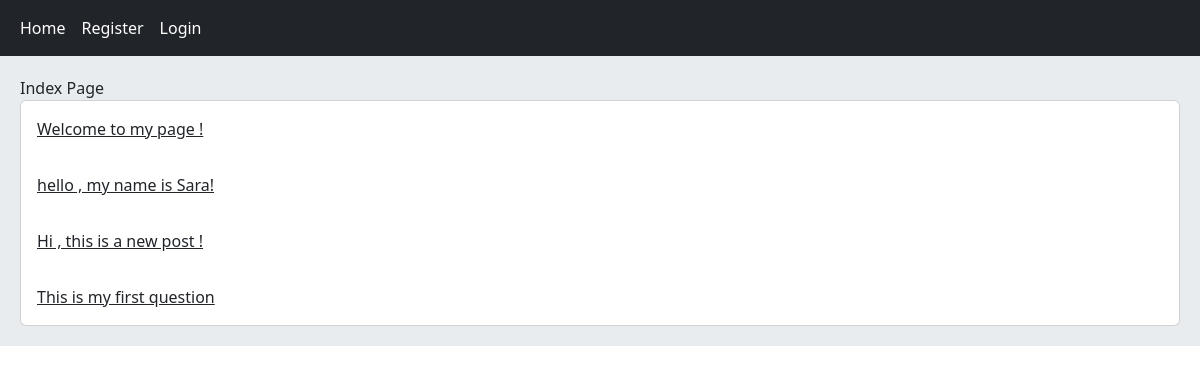
Page /home/ on the earlier database version.
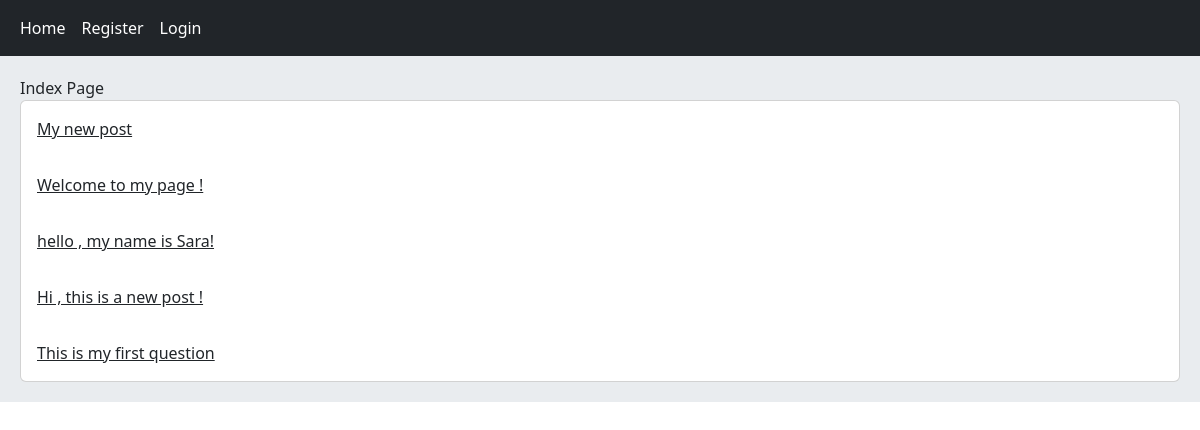
Same page on the later database version.
### home/models.py (models this page shows, shortened)
class Post(models.Model):
    user = models.ForeignKey(User, on_delete=models.CASCADE ,related_name='posts')
    body = models.TextField()
    slug = models.SlugField()
    created = models.DateTimeField(auto_now_add=True)
    updated = models.DateTimeField(auto_now=True)
    class Meta:
        ordering = ('-created',)
    def get_absolute_url(self):
        return reverse('home:post_detail',args=(self.id,self.slug))

### home/views.py (the view)
# urls.py: path('', views.HomeView.as_view() , name='index'),
class HomeView(View):
    def get(self,request):
        posts = Post.objects.all()
        return render(request, 'home/index.html',{'posts':posts})

### home/templates/home/index.html
{% extends 'base.html' %}
{% block content %}
   Index Page
   <div class="card">
      {% for post in posts %}
         <a href="{{ post.get_absolute_url }}" class="card-body">{{ post.body|truncatewords:8 }}</a>
      {% endfor %}
   </div>
{% endblock %}

Differences in the rows shown:
added Post: body "My new post"
